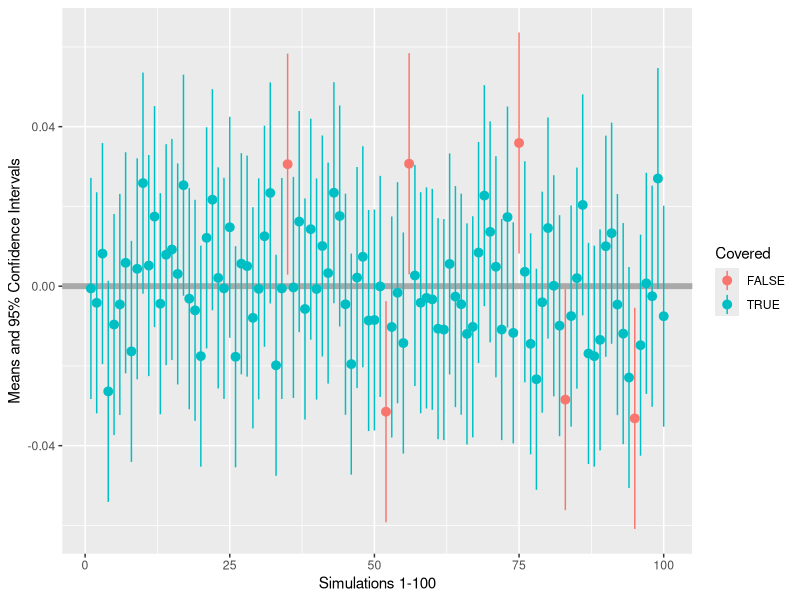

This figure's R source:
## ---- chunk 1
set.seed(123)
## ---- chunk 2
library(plyr)
samples <- plyr::rlply(.n = 100, rnorm(n = 5000, mean = 0, sd = 1))
## ---- chunk 3
info <- function(x){ 
  M <- mean(x)
  DF <- length(x) - 1
  SE <- 1 / sqrt(length(x))
  INT <- qt(.975, DF) * SE
  return(c(M, M - 0, SE, M - INT, M + INT))
}
format <- c("Mean" = 0, "Bias" = 0, "Std.Err" = 0, "Lower" = 0, "Upper" = 0)
## ---- chunk 4
require(magrittr)
results <- samples %>%
  vapply(., info, format) %>%
  t()
## ---- chunk 5
results <- results %>%
  as.data.frame() %>%
  mutate(Covered = Lower < 0 & 0 < Upper)
## ---- chunk 6
colMeans(results)
## ---- chunk 7
table <- results[!results$Covered, ]
## ---- chunk 8
require(knitr)
require(kableExtra)
kable(table)
## ---- chunk 9
kable(table, "html") %>%
  kable_styling(bootstrap_options = c("striped", "hover", "condensed"),
                full_width = F,
                position = "float_right")
## ---- chunk 10
require(ggplot2)
limits <- aes(ymax = Upper, ymin = Lower)
ggplot(results, aes(y=Mean, x=1:100, colour = Covered)) + 
  geom_hline(aes(yintercept = 0), color = "dark grey", linewidth = 2) + 
  geom_pointrange(limits) + 
  xlab("Simulations 1-100") +
  ylab("Means and 95% Confidence Intervals")
